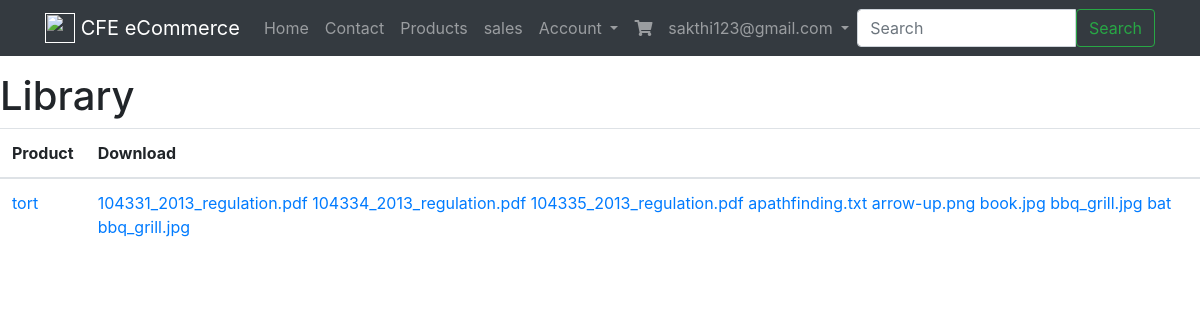
Screenshot of /order/library/ (signed in) with the database file from the repository.
### accounts/models.py (models this page shows, shortened)
class User(AbstractBaseUser):
	email = models.EmailField(max_length=290,unique=True)
	full_name=models.CharField(max_length=255,blank=True,null=True)
	is_active=models.BooleanField(default=True)
	active=models.BooleanField(default=True)
	staff=models.BooleanField(default=False)
	admin=models.BooleanField(default=False)
	timestamp=models.DateTimeField(auto_now_add=True)
	USERNAME_FIELD = 'email' #username
	REQUIRED_FIELDS = []
	objects = UserManager()

### products/models.py (models this page shows, shortened)
class Product(models.Model):
	title=models.CharField(max_length=100)
	slug=models.SlugField(blank=True,unique=True)
	description=models.TextField(null=True,blank=True)
	price=models.DecimalField(max_digits=10,decimal_places=2)
	image=models.ImageField(upload_to=upload_image_path,null=True,blank=True)
	active=models.BooleanField(default=True)
	featured=models.BooleanField(default=False)
	is_digital = models.BooleanField(default=False)
	objects=ProductManager()
	def get_absolute_url(self):
		return reverse("products:detail",kwargs={"slug":self.slug})
	def get_downloads(self):
		qs=self.productfile_set.all()
		return qs

class ProductFile(models.Model):
	product = models.ForeignKey(Product,on_delete=models.CASCADE)
	file = models.FileField(upload_to=upload_product_file_loc,storage=ProtectedS3Storage())
	free = models.BooleanField(default=False)
	user_required = models.BooleanField(default=False)
	name = models.CharField(max_length=120,null=True,blank=True)
	@property
	def display_name(self):
		og_name = get_filename(self.file.name)
		if self.name:
			return self.name
		return og_name
	def get_download_url(self):
		return reverse("products:download",kwargs={"slug":self.product.slug,"pk":self.pk})

### orders/views.py (the view)
# urls.py: path('library/', LibraryView.as_view(), name='library'),
class LibraryView(LoginRequiredMixin,ListView):
    template_name = 'orders/library.html'
    def get_queryset(self):
        return ProductPurchase.objects.products_by_request(self.request)

### billing/models.py (called while the page is built)
    def new_or_get(self, request):
        user = request.user
        guest_email_id = request.session.get('guest_email_id')
        created = False
        obj = None
        if user.is_authenticated:
            obj, created = self.model.objects.get_or_create(
                            user=user, email=user.email)
        elif guest_email_id is not None:
            'guest user checkout; auto reloads payment stuff'
            guest_email_obj = GuestProfile.objects.get(id=guest_email_id)
            obj, created = self.model.objects.get_or_create(
                                            email=guest_email_obj.email)
        else:
            pass
        return obj, created

### ecommerce/utils.py (called while the page is built)
def get_filename(path):
    return os.path.basename(path)

### orders/models.py (called while the page is built)
	def digital(self):
		return self.filter(product__is_digital=True)

	def by_request(self,request):
		billing_profile,created = BillingProfile.objects.new_or_get(request)
		return self.filter(billing_profile=billing_profile)

    def get_queryset(self):
    	return ProductPurchaseQuerySet(self.model,using=self._db)

    def by_request(self,request):
    	return self.get_queryset().by_request(request)

    def products_by_id(self,request):
    	qs=self.by_request(request).digital()
    	ids_=[x.product.id for x in qs]
    	return ids_

    def products_by_request(self,request):
    	ids_=self.products_by_id(request)
    	product_qs = Product.objects.filter(id__in=ids_).distinct()
    	return product_qs

### products/models.py (called while the page is built)
	def get_queryset(self):
		return ProductQuerySet(self.model,using=self._db)

### templates/orders/library.html
{% extends "base.html" %}
{% block content %}
<div class='row'>
    <div class='col-12'>
        <h1>Library</h1>
    </div>
</div>
<div class='row'>
    <div class='col'>
        <table class='table'>
            <thead><th>Product</th><th>Download</th></thead>
            <tbody>
                {% for object in object_list %}
                    <tr>
                        <td><a href='{{ object.get_absolute_url }}'>{{ object.title }}</a></td>
                        <td>{% for download in object.get_downloads %}
                            <a href = '{{download.get_download_url}}'>{{download.display_name}}
                            {% endfor %}</td>
                    </tr>
                {% empty %}
                <tr><td colspan="3"><p class='lead'>No orders yet.</td></tr>
                {% endfor %}
            </tbody>
        </table>
    </div>
</div>
{% endblock content %}

### templates/base/navbar.html (shortened to what this page needs)
{% url 'contact' as contact_url %}
{% url 'products:list' as product_list_url %}
{% url 'login' as login_url %}
{% url 'register' as register_url %}
{% url 'cart:home' as cart_url %}
{% url 'account:home' as account_url %}
{% url 'sales' as sales_url %}
<nav class="navbar navbar-expand-lg navbar-dark bg-dark mb-3">
   <div class='container'>
  <a class="navbar-brand" href="{{ home_url }}">
    <img src="http://getbootstrap.com/assets/brand/bootstrap-solid.svg" width="30" height="30" class="d-inline-block align-top" alt="">
    {% if brand_name %} {{brand_name }} {% else %}CFE eCommerce {% endif %}
  </a>
  <div class="collapse navbar-collapse" id="navbarSupportedContent">
    <ul class="navbar-nav mr-auto">
      <li class="nav-item {% if request.path == home_url %}active{% endif %}">
        <a class="nav-link" href="#">Home <span class="sr-only">(current)</span></a>
      </li>
      <li class="nav-item {% if request.path == contact_url %}active{% endif %}">
        <a class="nav-link" href="{{ contact_url }}">Contact</a>
      </li>
      <li class="nav-item {% if request.path == product_list_url %}active{% endif %}">
        <a class="nav-link" href="{{ product_list_url }}">Products</a>
      </li>
      <li class="nav-item {% if request.path == product_list_url %}active{% endif %}">
        <a class="nav-link" href="{{ sales_url }}">sales</a>
      </li>
      {% if request.user.is_authenticated %}
       <li class="nav-item dropdown">
        <a class="nav-link dropdown-toggle" href="#" id="navbarDropdown" role="button" data-toggle="dropdown" aria-haspopup="true" aria-expanded="false">
          Account
        </a>
      </li>
      {% endif %}
        <li class="nav-item {% if request.path == cart_url %}active{% endif %}">
          <a class="nav-link" href="{{ cart_url }}"><i class="fa fa-shopping-cart" aria-hidden="true"></i></a>
      </li>
        <li class="nav-item dropdown">
            <a class="nav-link dropdown-toggle" href="http://example.com" id="navbarDropdownMenuLink" data-toggle="dropdown" aria-haspopup="true" aria-expanded="false">
              {{request.user.email}}
            </a>
          </li>
    </ul>
    {% include 'search/form.html' %}
  </div>
</div>
</nav>

### rows the page displays
User: user.email "sakthi123@gmail.com"
Product: title "tort"
ProductFile: display_name "104331_2013_regulation.pdf"
ProductFile: display_name "104334_2013_regulation.pdf"
ProductFile: display_name "104335_2013_regulation.pdf"
ProductFile: display_name "apathfinding.txt"
ProductFile: display_name "arrow-up.png"
ProductFile: display_name "book.jpg"
ProductFile: display_name "bbq_grill.jpg"
ProductFile: display_name "bat"
ProductFile: display_name "bbq_grill.jpg"
